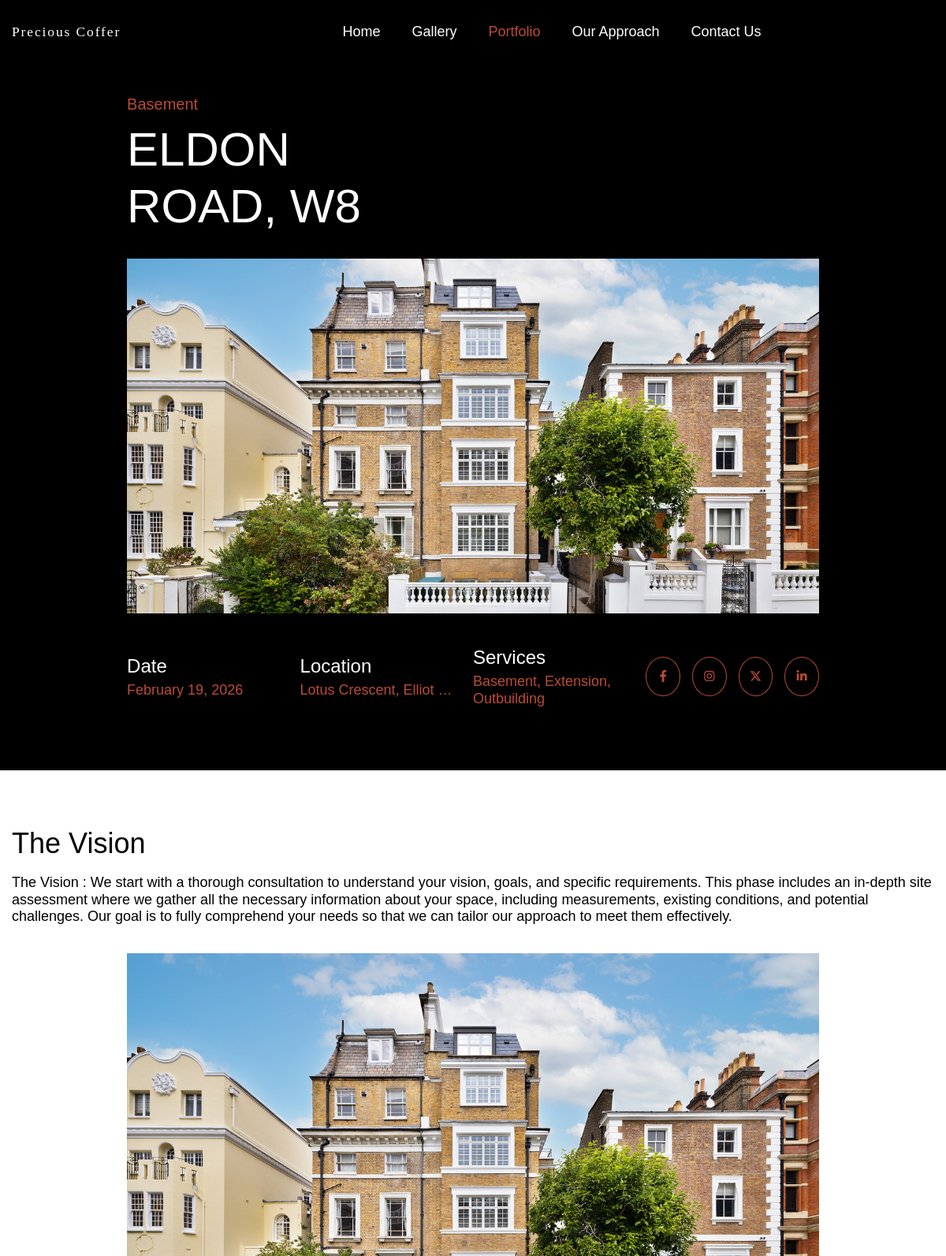
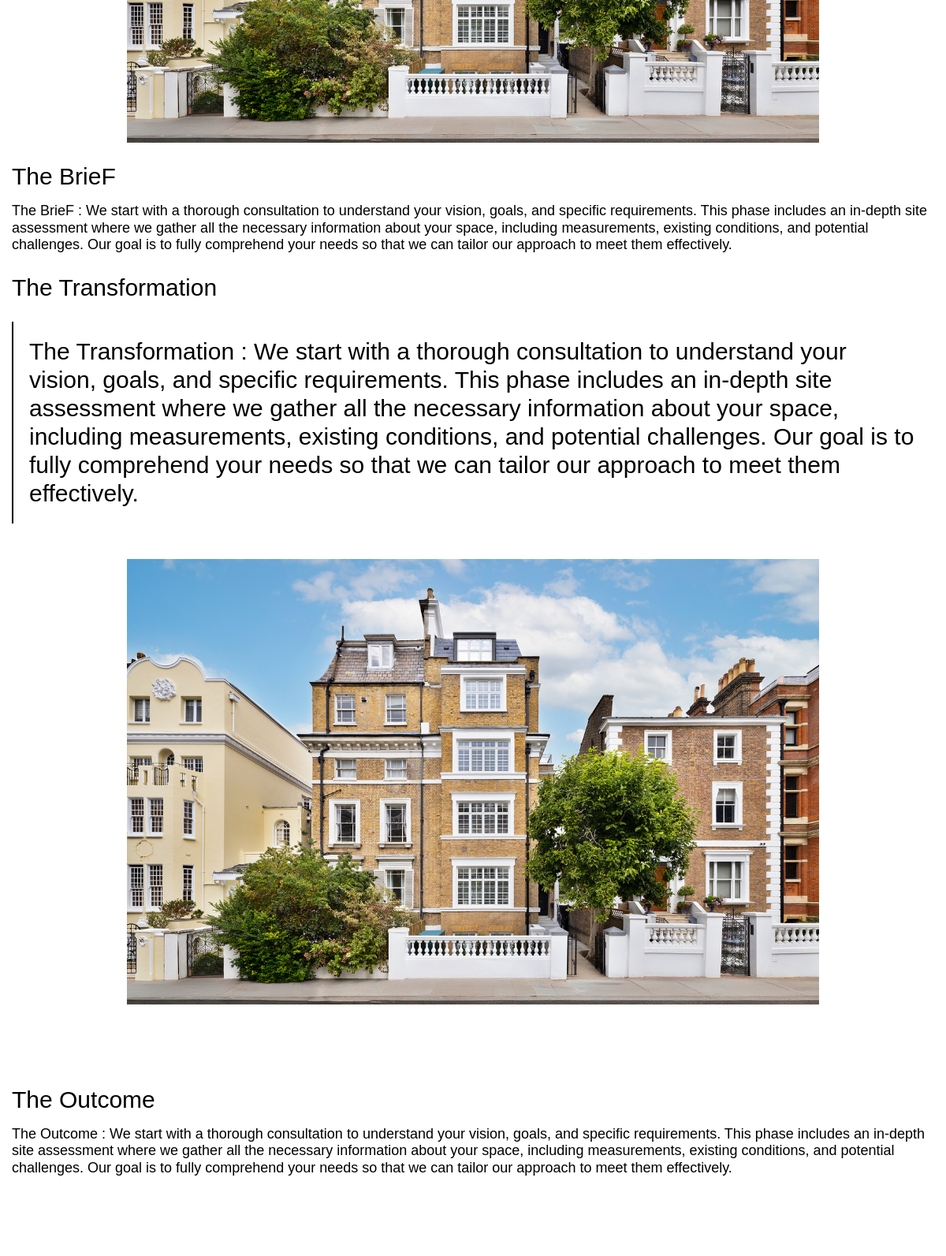
The page /project-details (upper part) on the database its author committed (2 pictures, top to bottom).
### UI/models.py (models this page shows, shortened)
class ProjectCategory(models.Model):
    name = models.CharField(max_length=100, unique=True)
    slug = models.SlugField(max_length=120, unique=True)
    class Meta:
        ordering = ["name"]
        verbose_name_plural = "Project Categories"

class Project(models.Model):
    title = models.CharField(max_length=200)
    project_date = models.DateField(blank=True, null=True)
    listing_image = models.FileField(
        upload_to="projects/listing/",
        blank=True,
        help_text="Auto-cropped to 570x400 (57:40). Upload any high-quality image.",
    )
    main_image = models.FileField(
        upload_to="projects/main/",
        help_text="Auto-cropped to 1170x585 (2:1) for project-details hero.",
    )
    banner_image_one = models.FileField(
        upload_to="projects/banners/",
        blank=True,
        help_text="Auto-cropped to 1170x585 (2:1).",
    )
    banner_image_two = models.FileField(
        upload_to="projects/banners/",
        blank=True,
        help_text="Auto-cropped to 1170x585 (2:1).",
    )
    the_vision = models.TextField(blank=True, verbose_name="The Vision")
    the_brief = models.TextField(blank=True, verbose_name="The BrieF")
    the_transformation = models.TextField(blank=True, verbose_name="The Transformation")
    the_outcome = models.TextField(blank=True, verbose_name="The Outcome")
    google_map_iframe = models.TextField(
        blank=True,
        help_text="Paste full Google Maps iframe embed code.",
    )
    location_name = models.CharField(max_length=255, blank=True)
    location_city = models.CharField(max_length=120, blank=True)
    location_postcode = models.CharField(max_length=30, blank=True)
    latitude = models.DecimalField(max_digits=9, decimal_places=6, blank=True, null=True)
    longitude = models.DecimalField(max_digits=9, decimal_places=6, blank=True, null=True)
    add_project_to_feature = models.BooleanField(default=False)
    categories = models.ManyToManyField(ProjectCategory, related_name="projects", blank=True)
    created_at = models.DateTimeField(auto_now_add=True)
    updated_at = models.DateTimeField(auto_now=True)
    class Meta:
        ordering = ["-created_at"]

### UI/views.py (the view)
# urls.py: path("project-details", views.project_details, name="project-details"),
def project_details(request, project_id=None):
    project_id = project_id or request.GET.get("id")
    if project_id:
        project = get_object_or_404(Project, id=project_id)
    else:
        project = Project.objects.order_by("-add_project_to_feature", "-created_at").first()
    short_descriptions = []
    if project:
        short_descriptions = [
            text
            for text in [
                project.the_vision,
                project.the_brief,
                project.the_transformation,
                project.the_outcome,
            ]
            if text
        ]
    return render(
        request,
        "UI/project-details-dynamic.html",
        {
            "project": project,
            "short_descriptions": short_descriptions,
            "wf_page": "698fb87304c94142e89f6621",
            "active_page": "project",
        },
    )

### UI/context_processors.py (called while the page is built)
def site_social_links(request):
    return {
        "site_social_links": SiteSocialLinks.objects.first(),
    }

### UI/templates/UI/project-details-dynamic.html (shortened to what this page needs)
{% extends 'UI/base.html' %}
{% load static %}
{% block content %}
{% if project %}
  <div class="section inner-banner-contact-us-copy">
    <div class="base-container w-container">
      <div class="heading-project-detail-wrapper">
        <div class="text-content-project-detail-banner">
          {% for category in project.categories.all|slice:":1" %}
            <a href="#" class="category-link-project-detail">{{ category.name }}</a>
          {% endfor %}
          <h1 class="heading-project-inner-banner">{{ project.title }}</h1>
        </div>
        <div class="image-wrapper-project-banner">
          {% if project.main_image %}
            <img src="{{ project.main_image.url }}" loading="lazy" alt="{{ project.title }}" class="image-portfolio">
          {% endif %}
        </div>
      </div>
      <div class="detail-wrapper">
        <div class="info-project-wrapper">
          <div class="project-template-info-wrap">
            <p class="paragraph-large text-white">Date</p>
            <p class="paragraph-primary">
              {% if project.project_date %}
                {{ project.project_date|date:"F d, Y" }}
              {% else %}
                {{ project.created_at|date:"F d, Y" }}
              {% endif %}
            </p>
          </div>
          {% if project.location_postcode or project.location_city or project.location_name %}
            <div class="project-template-info-wrap">
              <p class="paragraph-large text-white">Location</p>
              <p class="paragraph-primary">
                {% if project.location_postcode %}
                  {{ project.location_postcode }}
                {% elif project.location_city %}
                  {{ project.location_city }}
                {% else %}
                  {{ project.location_name|truncatechars:24 }}
                {% endif %}
              </p>
            </div>
          {% endif %}
          <div class="project-template-info-wrap">
            <p class="paragraph-large text-white">Services</p>
            <p class="paragraph-primary">
              {% for category in project.categories.all %}
                {{ category.name }}{% if not forloop.last %}, {% endif %}
              {% empty %}
                -
              {% endfor %}
            </p>
          </div>
          <div class="project-template-social-icons">
            <a href="{% if site_social_links and site_social_links.facebook_url %}{{ site_social_links.facebook_url }}{% else %}https://www.facebook.com/{% endif %}" target="_blank" class="project-template-social-link"></a>
            <a href="{% if site_social_links and site_social_links.instagram_url %}{{ site_social_links.instagram_url }}{% else %}https://www.instagram.com/{% endif %}" target="_blank" class="project-template-social-link"></a>
            <a href="{% if site_social_links and site_social_links.twitter_url %}{{ site_social_links.twitter_url }}{% else %}https://twitter.com/{% endif %}" target="_blank" class="project-template-social-link"></a>
            <a href="{% if site_social_links and site_social_links.linkedin_url %}{{ site_social_links.linkedin_url }}{% else %}https://www.linkedin.com/{% endif %}" target="_blank" class="project-template-social-link last-child"></a>
          </div>
        </div>
      </div>
    </div>
  </div>
  <div class="section">
    <div class="base-container w-container">
      <div class="rich-text-template-wrapper">
        <div class="rich-text-style w-richtext">
          <h2>The Vision</h2>
          <p>{{ short_descriptions.0|default:""|linebreaksbr }}</p>
          {% if project.banner_image_one %}
            <figure class="project-banner-frame w-richtext-align-fullwidth w-richtext-figure-type-image">
              <div><img src="{{ project.banner_image_one.url }}" loading="lazy" alt="{{ project.title }} banner 1"></div>
            </figure>
          {% endif %}
          <h3>The BrieF</h3>
          <p>{{ short_descriptions.1|default:""|linebreaksbr }}</p>
          <h3>The Transformation</h3>
          <blockquote>
            {{ short_descriptions.2|default:""|linebreaksbr }}
          </blockquote>
          {% if project.banner_image_two %}
            <figure class="project-banner-frame w-richtext-align-fullwidth w-richtext-figure-type-image">
              <div><img src="{{ project.banner_image_two.url }}" loading="lazy" alt="{{ project.title }} banner 2"></div>
            </figure>
          {% endif %}
        </div>
      </div>
    </div>
  </div>
  {% if short_descriptions.3 %}
    <div class="section compact-section">
      <div class="base-container w-container">
        <div class="rich-text-template-wrapper">
          <div class="rich-text-style w-richtext">
            <h3>The Outcome</h3>
            <p>{{ short_descriptions.3|linebreaksbr }}</p>
          </div>
        </div>
      </div>
    </div>
  {% endif %}
  {% if project.google_map_iframe or project.latitude and project.longitude %}
    <div class="section compact-section">
      <div class="base-container w-container">
        <div class="project-map-wrap">
          <h3 class="text-white" style="margin-bottom:16px;">Project Location</h3>
        </div>
      </div>
    </div>
  {% endif %}
{% endif %}
{% endblock %}

### UI/static/css/webflow.css (style rules this page uses)
* { -webkit-box-sizing: border-box; -moz-box-sizing: border-box; box-sizing: border-box; }
html { height: 100%; }
body { margin: 0; min-height: 100%; background-color: #fff; font-family: Arial, sans-serif; font-size: 14px; line-height: 20px; color: #333; }
img { max-width: 100%; vertical-align: middle; display: inline-block; }
h1, h2, h3, h4, h5, h6 { font-weight: bold; margin-bottom: 10px; }
h1 { font-size: 38px; line-height: 44px; margin-top: 20px; }
h2 { font-size: 32px; line-height: 36px; margin-top: 20px; }
h3 { font-size: 24px; line-height: 30px; margin-top: 20px; }
p { margin-top: 0; margin-bottom: 10px; }
blockquote { margin: 0 0 10px 0; padding: 10px 20px; border-left: 5px solid #E2E2E2; font-size: 18px; line-height: 22px; }
figure { margin: 0; margin-bottom: 10px; }
.w-container { margin-left: auto; margin-right: auto; max-width: 940px; }
.w-container:before, .w-container:after { content: " "; display: table; grid-column-start: 1; grid-row-start: 1; grid-column-end: 2; grid-row-end: 2; }
.w-container:after { clear: both; }
.w-richtext:before, .w-richtext:after { content: " "; display: table; grid-column-start: 1; grid-row-start: 1; grid-column-end: 2; grid-row-end: 2; }
.w-richtext:after { clear: both; }
.w-richtext figure { position: relative; max-width: 60%; }
.w-richtext figure > div:before { cursor: default!important; }
.w-richtext figure img { width: 100%; }
.w-richtext figure div { font-size: 0px; color: transparent; }
.w-richtext figure.w-richtext-figure-type-image, .w-richtext figure[data-rt-type="image"] { display: table; }
.w-richtext figure.w-richtext-figure-type-image > div, .w-richtext figure[data-rt-type="image"] > div { display: inline-block; }
.w-richtext figure.w-richtext-align-fullwidth { width: 100%; max-width: 100%; text-align: center; clear: both; display: block; margin-right: auto; margin-left: auto; }
.w-richtext figure.w-richtext-align-fullwidth > div { display: inline-block; padding-bottom: inherit; }

### UI/templates/UI/project-details-dynamic.html (style rules this page uses)
.project-map-wrap { margin-top: 0; }
.project-banner-frame { width: 1170px; max-width: 100%; margin: 0 auto; aspect-ratio: 2 / 1; overflow: hidden; }
.project-banner-frame img { width: 100%; height: 100%; object-fit: cover; display: block; }
.section.compact-section { padding-top: 18px; padding-bottom: 18px; }

### rows shown on the page
ProjectCategory: name "Basement"
Project: title "ELDON ROAD, W8", main_image (picture), project_date "February 19, 2026", location_name "Lotus Crescent, Elliot …", the_vision "The Vision : We start with a thorough consultation to understand your vision, goals, and specific requirements. This phase includes an in-depth site assessment where we gather all the necessary information about your space, including measurements, existing conditions, and potential challenges. Our goal is to fully comprehend your needs so that we can tailor our approach to meet them effectively.", banner_image_one (picture), the_brief "The BrieF : We start with a thorough consultation to understand your vision, goals, and specific requirements. This phase includes an in-depth site assessment where we gather all the necessary information about your space, including measurements, existing conditions, and potential challenges. Our goal is to fully comprehend your needs so that we can tailor our approach to meet them effectively.", the_transformation "The Transformation : We start with a thorough consultation to understand your vision, goals, and specific requirements. This phase includes an in-depth site assessment where we gather all the necessary information about your space, including measurements, existing conditions, and potential challenges. Our goal is to fully comprehend your needs so that we can tailor our approach to meet them effectively.", banner_image_two (picture), the_outcome "The Outcome : We start with a thorough consultation to understand your vision, goals, and specific requirements. This phase includes an in-depth site assessment where we gather all the necessary information about your space, including measurements, existing conditions, and potential challenges. Our goal is to fully comprehend your needs so that we can tailor our approach to meet them effectively."
ProjectCategory: name "Extension"
ProjectCategory: name "Outbuilding"
